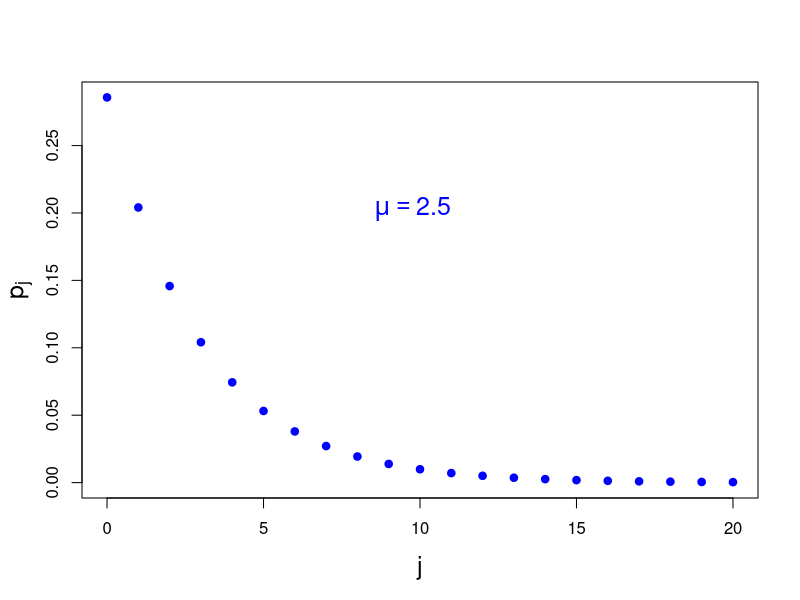

Source code (R):
print('file: MaxEntExpPD.R')
# MaxEnt: discrete exponential PD
mu = 2.5
j = seq(0,50)
pj = 1/(1+mu)*(mu/(1+mu))^j
# png('ExpDisMu2p5X171212.png',width=16,height=16,units='cm',res=300)
plot(j,pj,type='p',lwd=4,col='blue',xlab='j',
     ylab=NA,las=0,cex=0.6,xlim=c(0,20),cex.lab=1.5)
title(ylab=expression(p[j]),line=2.3,cex.lab=1.5)
text(8,0.2,bquote(~mu == .(mu)),col='blue',pos=4,cex=1.5)
# dev.off()
